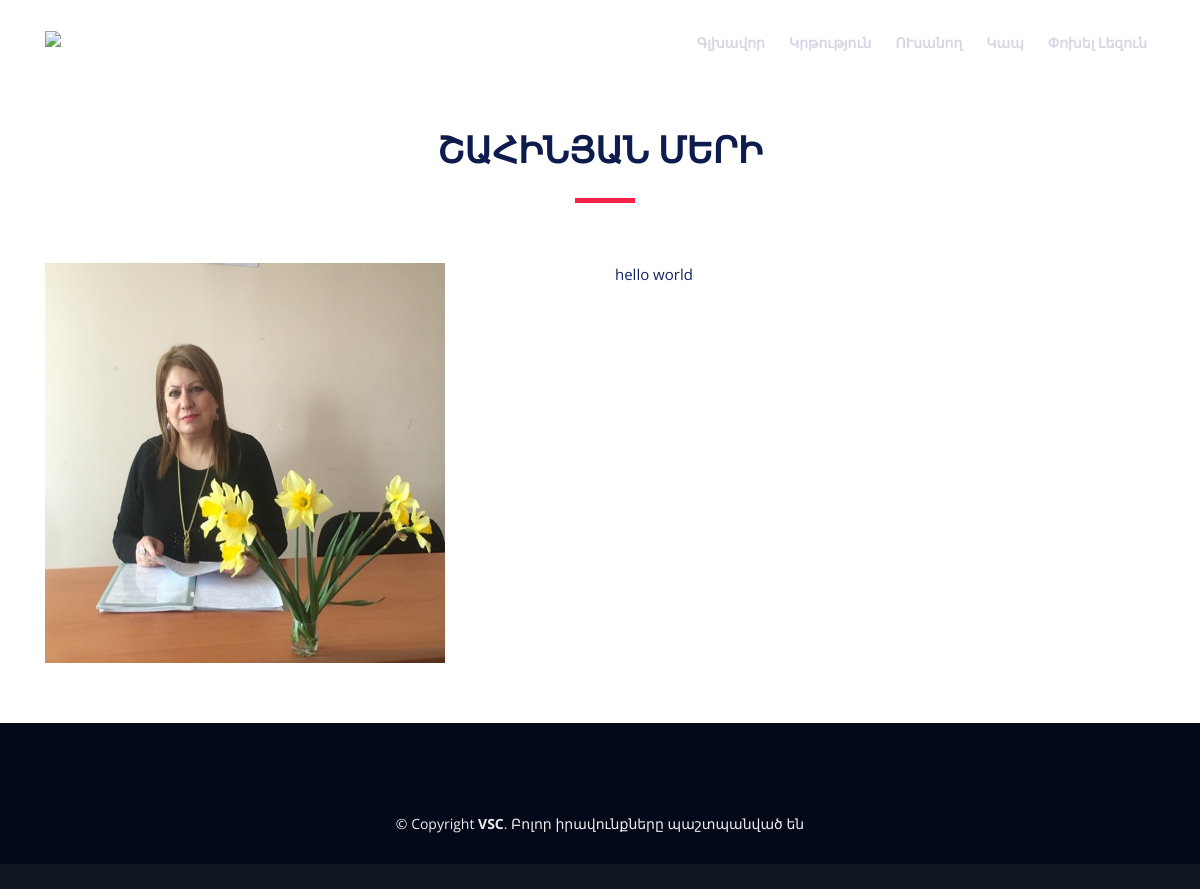
/stuff/1/, run on the app's committed database.
### main/models.py (models this page shows, shortened)
class Staffs(models.Model):
    name=models.CharField('Անուն ազգանուն',max_length=50)
    prof=models.CharField('Զբաղեցրած պաշտոն',max_length=50)
    img=models.ImageField('Նկար',upload_to='Staffs')
    class Meta:
        verbose_name='Աշխատակազմ'
        verbose_name_plural='Աշխատակազմ'

class SubStuffs(models.Model):
    nam=models.ForeignKey(Staffs,on_delete=models.CASCADE,related_name='namee')
    message=models.TextField('Մեկնաբանություն')
    class Meta:
        verbose_name='Աշխատակազմի կարծիքներ'
        verbose_name_plural='Աշխատակազմի կարծիքներ'

### main/views.py (the view)
# urls.py: path('stuff/<int:id>/',AshxDetail.as_view(),name='ashxdetail_hy'),
class AshxDetail(DetailView):
    template_name='ashx_detail.html'
    def get(self,request,id):
        stuff=Staffs.objects.filter(pk=id)
        context={
            'link':'Աշխատակազմ',
            'stuff':stuff,
                }
        return render(request,self.template_name,context)

### main/templates/ashx_detail.html
{% extends 'base.html' %}
  {% block content %}
  {% for i in stuff %}
  <main id="main" class="main-page">
    <section id="speakers-details" class="wow fadeIn">
      <div class="container">
        <div class="section-header">
          <h2>{{ i.name }}</h2>
        </div>
        <div class="row">
          <div class="col-md-6">
            <img src="{{ i.img.url }}" alt="Speaker 1" width="400" height="400">
          </div>
          <div class="col-md-6">
            <div class="details">
              {% for j in i.namee.all %}
              <p>{{ j.message }}</p>
              {% endfor %}
            </div>
          </div>
        </div>
      </div>
    </section>
  </main>
  {% endfor %}
{% endblock %}

### main/static/css/style.css (style rules this page uses)
body { background: #fff; color: #f704e2; font-family: "Open Sans", sans-serif; }
p { padding: 0; margin: 0 0 30px 0; }
h1, h2, h3, h4, h5, h6 { font-family: "Raleway", sans-serif; font-weight: 400; margin: 0 0 20px 0; padding: 0; color: #0e1b4d; }
.main-page { margin-top: 70px; }
.wow { visibility: hidden; }
.section-header { margin-bottom: 60px; position: relative; padding-bottom: 20px; }
.section-header::before { content: ''; position: absolute; display: block; width: 60px; height: 5px; background: #f82249; bottom: 0; left: calc(50% - 25px); }
.section-header h2 { font-size: 36px; text-transform: uppercase; text-align: center; font-weight: 700; margin-bottom: 10px; }
#speakers-details { padding: 60px 0; }
#speakers-details .details p { color: #112363; font-size: 15px; margin-bottom: 10px; }

### data on the page
Staffs: name "ՇԱՀԻՆՅԱՆ ՄԵՐԻ", img (picture)
SubStuffs: message "hello world"
